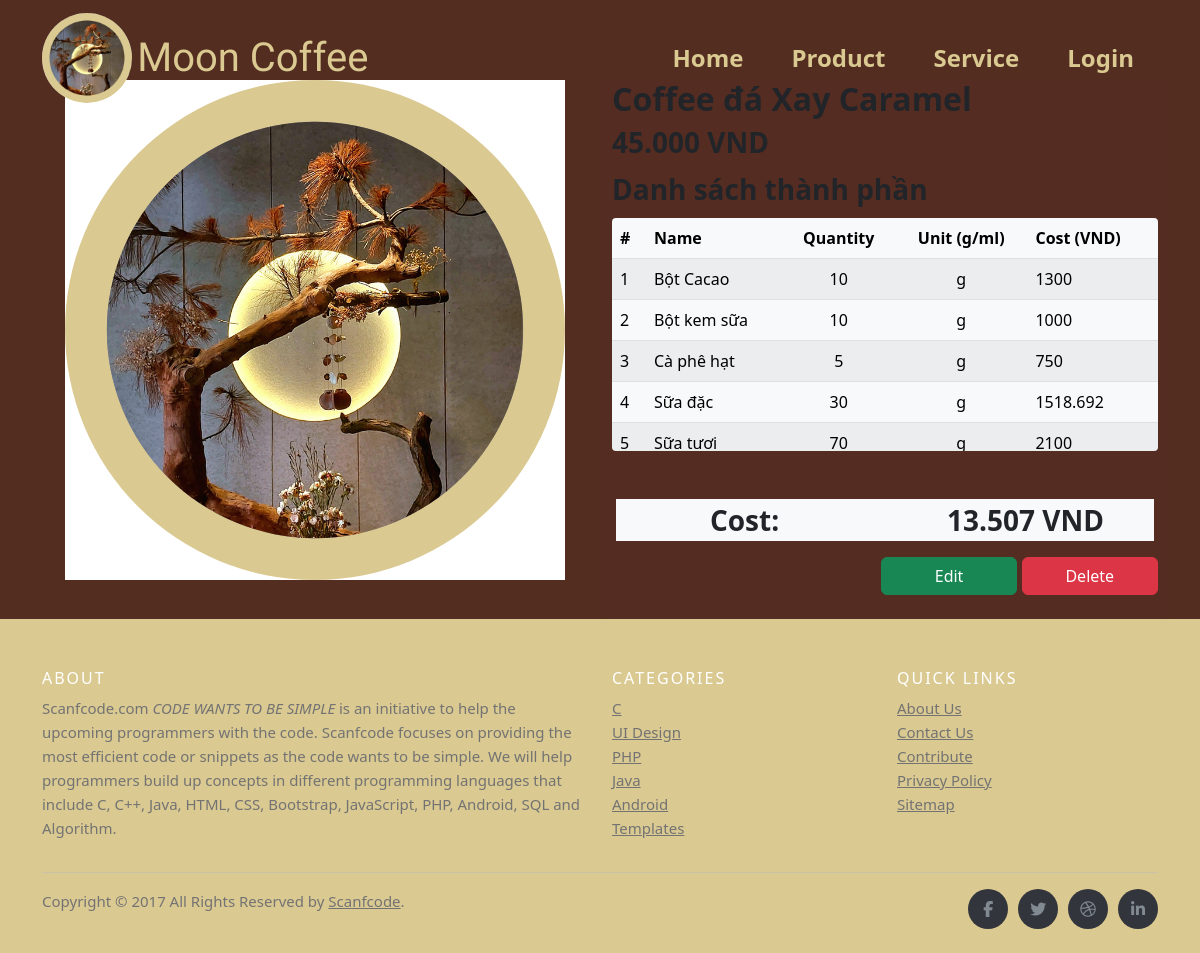
The app's page /admin/product_view.php?p_id=191 with its own data.
### tables this page shows
CREATE TABLE `product` (
  `p_id` int(100) NOT NULL COMMENT 'id sản phẩm',
  `p_name` varchar(255) NOT NULL COMMENT 'tên sản phẩm ',
  `p_price` int(255) NOT NULL COMMENT 'giá sản phẩm'
);

CREATE TABLE `ingredient` (
  `i_id` int(100) NOT NULL,
  `Product_p_id` int(255) NOT NULL,
  `Ingredient_defaut_id_id` int(100) NOT NULL,
  `i_quantity` int(100) NOT NULL,
  `i_unit` enum('g','ml') NOT NULL
);

CREATE TABLE `ingredient_defaut` (
  `id_id` int(100) NOT NULL COMMENT 'Gốc Id',
  `id_name` varchar(255) DEFAULT NULL COMMENT 'Gốc tên',
  `id_import_quantity` int(255) DEFAULT NULL COMMENT 'Gốc số lượng nhập',
  `id_unit` enum('g','ml') DEFAULT NULL COMMENT 'Gốc đơn vị',
  `id_import_price` int(255) DEFAULT NULL COMMENT 'Gốc giá nhập'
);

### admin/product_view.php (the view, shortened to what this page needs)
<!DOCTYPE html>
<html lang="en">
<head>
    <?php
    include("../system/head.php");
    include("../system/conn_db.php");
    ?>
</head>
<body>
    <?php
    $cost = 0;
    include("../system/header.php");
    $p_id = $_GET["p_id"];
    $query_product = "SELECT p.* FROM product p  WHERE p.p_id = {$p_id}  LIMIT 0,1";
    $result_product = $mysqli->query($query_product);
    $product_row = $result_product->fetch_array();
    ?>
    <div class="container-lg pt-5" id="shop-body">
        <nav aria-label="breadcrumb" class ="d-flex">
            <a class="nav nav-item text-decoration-none text-muted mb-2" href="product.php" onclick="history.back();">
            </a>
        </nav>
        <div class="row">
            <div class="col-12 col-md-5 col-xl-6 mb-3 mb-md-0 logo text-center ">
                <img src='../img/logo.png' class="img-fluid rounded-25 ">
            </div>
            <div class="col-12 col-md-7 col-xl-6 text-wrap pb-4 rounded-3 " style="background-color: rgba(84, 45, 33,0.7);">
                <div class="h2 fw-bold">
                    <?php echo $product_row["p_name"] ?>
                </div>
                <div class="h3 fw-bold">
                    <?php echo number_format($product_row["p_price"], 0, ',', '.'); ?> VND
                </div>
                <div class="mt-0">
                    <div class="fs-3 mb-2 fw-bold"> Danh sách thành phần</div>
                    <table class="table rounded-1 table-light table-striped table-hover align-middle caption-top mb-5 " style=" display: inline-block;  height: 233px;  overflow-y: scroll;">
                        <thead class="bg-light sticky-top " style="z-index: 0;">
                            <tr>
                                <th scope="col-1">#</th>
                                <th scope="col-4">Name</th>
                                <th class="text-center" scope="col-4">Quantity</th>
                                <th class="text-center" scope="col">Unit (g/ml)</th>
                                <th scope="col">Cost (VND)</th>
                            </tr>
                        </thead>
                        <tbody>
                            <?php
                            $query_ingredient = "SELECT i.*, id.* FROM ingredient i, ingredient_defaut id  WHERE Product_p_id = {$p_id} AND id.id_id = Ingredient_defaut_id_id ORDER BY id_name ASC" ;
                            $result_ingredient = $mysqli->query($query_ingredient);
                            ?>
                            <?php $i = 1;
                            while ($ingredient_row = $result_ingredient->fetch_array()) { ?>
                                <tr>
                                    <td>
                                        <?php echo $i++; ?>
                                    </td>
                                    <td class="w-25">
                                        <?php echo $ingredient_row["id_name"]; ?>
                                    </td>
                                    <td class="text-center">
                                        <?php echo $ingredient_row["i_quantity"]; ?>
                                    </td>
                                    <td class="text-center">
                                        <?php echo $ingredient_row["i_unit"]; ?>
                                    </td>
                                    <td>
                                        <?php
                                            $cost += $ingredient_row["i_quantity"]*($ingredient_row["id_import_price"] / $ingredient_row["id_import_quantity"]);
                                            echo round($ingredient_row["i_quantity"]*($ingredient_row["id_import_price"] / $ingredient_row["id_import_quantity"]), 3);
                                        ?>
                                    </td>
                                </tr>
                            <?php } ?>
                        </tbody>
                    </table>
                    <div class="row bg-light mb-3 mx-1">
                        <div class="col fs-3 text-center ps-0 fw-bold">Cost:</div>
                        <div class="col fs-3 text-center pe-0 fw-bold"><?= number_format(round($cost,3), "0", ",", ".") ." VND"; ?></div>
                    </div>
                </div>
                <div class="form-amount text-end">
                    <a href="product_edit.php?p_id=<?= $p_id ?>" class="btn btn-success w-25" type="submit"
                        title="add to cart" name="addtocart">Edit</a>
                    <a href="product_delete.php?p_id=<?= $p_id ?>&value=1" class="btn btn-danger w-25" type="submit"
                        title="add to cart" name="addtocart">Delete</a>
                </div>
            </div>
        </div>
    </div>
    <?php
    include("../system/footer.php");
    ?>
</body>
</html>

### system/head.php (shortened to what this page needs)
<link href="https://cdn.jsdelivr.net/npm/bootstrap@5.3.0-alpha3/dist/css/bootstrap.min.css" rel="stylesheet"
>
<?php
if (isset($_SESSION["id"]) && $_SESSION["role"] == "admin") { ?>
    <link rel="stylesheet" href="../css/style.css">
<?php } else { ?>
    <link rel="stylesheet" href="css/style.css">
<?php }?>

### system/header.php (shortened to what this page needs)
<header id="navbar" class="container-fluid position-fixed w-100">
    <nav class="navbar navbar-expand-lg sticky-top">
        <div class="container-lg">
            <?php
            if (isset($_SESSION["id"]) && $_SESSION["role"] == "admin") { ?>
                <a class="navbar-brand" href="#">
                    <img src="../img/logo.png" class=" rounded-circle" alt="logo" width="90">
                    <span class="fs-1 fw-light align-middle" style="font-family: Lobster; color: #dac991">Moon Coffee
                        (ADMIN)</span>
                </a>
            <?php } else { ?>
                <a class="navbar-brand" href="#">
                    <img src="img/logo.png" class=" rounded-circle" alt="logo" width="90">
                    <span class="fs-1 fw-light align-middle" style="font-family: Lobster; color: #dac991">Moon Coffee</span>
                </a>
            <?php } ?>
            <div class="collapse navbar-collapse" id="navbarTogglerDemo01">
                <ul class="navbar-nav ms-auto mb-2 mb-lg-0 text-center">
                    <li class="nav-item fw-bold fs-4 mx-3">
                        <?php
                        if (isset($_SESSION["id"]) && $_SESSION["role"] == "admin") { ?>
                            <a class="nav-link" href="admin_index.php">Home</a>
                        <?php } else { ?>
                            <a class="nav-link" href="index.php">Home</a>
                        <?php } ?>
                    </li>
                    <li class="nav-item fw-bold fs-4 mx-3">
                        <?php
                        if (isset($_SESSION["id"]) && $_SESSION["role"] == "admin") { ?>
                            <a class="nav-link" href="product.php">Product</a>
                        <?php } else { ?>
                            <a class="nav-link" href="#">Product</a>
                        <?php } ?>
                    </li>
                    <li class="nav-item fw-bold fs-4 mx-3">
                        <?php
                        if (isset($_SESSION["id"]) && $_SESSION["role"] == "admin") { ?>
                            <a class="nav-link" href="ingredient.php">Ingredient</a>
                        <?php } else { ?>
                            <a class="nav-link" href="#">Service</a>
                        <?php } ?>
                    </li>
                    <li class="nav-item fw-bold fs-4 mx-3">
                        <?php
                        if (!isset($_SESSION["firstname"])) { ?>
                            <a class="nav-link" href="sign.php">Login</a>
                        <?php } ?>
                    </li>
                </ul>
            </div>
        </div>
    </nav>
</header>

### system/footer.php (shortened to what this page needs)
<footer class="site-footer">
    <div class="container">
        <div class="row">
            <div class="col-sm-12 col-md-6">
                <h6>About</h6>
                <p class="text-justify">Scanfcode.com <i>CODE WANTS TO BE SIMPLE </i> is an initiative to help the
                    upcoming programmers with the code. Scanfcode focuses on providing the most efficient code or
                    snippets as the code wants to be simple. We will help programmers build up concepts in different
                    programming languages that include C, C++, Java, HTML, CSS, Bootstrap, JavaScript, PHP, Android, SQL
                    and Algorithm.</p>
            </div>
            <div class="col-xs-6 col-md-3">
                <h6>Categories</h6>
                <ul class="footer-links">
                    <li><a href="http://scanfcode.com/category/c-language/">C</a></li>
                    <li><a href="http://scanfcode.com/category/front-end-development/">UI Design</a></li>
                    <li><a href="http://scanfcode.com/category/back-end-development/">PHP</a></li>
                    <li><a href="http://scanfcode.com/category/java-programming-language/">Java</a></li>
                    <li><a href="http://scanfcode.com/category/android/">Android</a></li>
                    <li><a href="http://scanfcode.com/category/templates/">Templates</a></li>
                </ul>
            </div>
            <div class="col-xs-6 col-md-3">
                <h6>Quick Links</h6>
                <ul class="footer-links">
                    <li><a href="http://scanfcode.com/about/">About Us</a></li>
                    <li><a href="http://scanfcode.com/contact/">Contact Us</a></li>
                    <li><a href="http://scanfcode.com/contribute-at-scanfcode/">Contribute</a></li>
                    <li><a href="http://scanfcode.com/privacy-policy/">Privacy Policy</a></li>
                    <li><a href="http://scanfcode.com/sitemap/">Sitemap</a></li>
                </ul>
            </div>
        </div>
        <hr>
    </div>
    <div class="container">
        <div class="row">
            <div class="col-md-8 col-sm-6 col-xs-12">
                <p class="copyright-text">Copyright &copy; 2017 All Rights Reserved by
                    <a href="#">Scanfcode</a>.
                </p>
            </div>
            <div class="col-md-4 col-sm-6 col-xs-12">
                <ul class="social-icons">
                    <li><a class="facebook" href="#"><i class="fa fa-facebook"></i></a></li>
                    <li><a class="twitter" href="#"><i class="fa fa-twitter"></i></a></li>
                    <li><a class="dribbble" href="#"><i class="fa fa-dribbble"></i></a></li>
                    <li><a class="linkedin" href="#"><i class="fa fa-linkedin"></i></a></li>
                </ul>
            </div>
        </div>
    </div>
</footer>

### css/style.css (style rules this page uses)
body { background-color: #542D21; }

### system/header.php (style rules this page uses)
.nav-link { color: #dac991; border-radius: 10px; }
#navbar { transition: top 0, 5s linear; }

### system/footer.php (style rules this page uses)
.site-footer { background-color: #dac991; padding: 45px 0 20px; font-size: 15px; line-height: 24px; color: #737373; }
.site-footer hr { border-top-color: #bbb; opacity: 0.5 }
.site-footer h6 { color: #fff; font-size: 16px; text-transform: uppercase; margin-top: 5px; letter-spacing: 2px }
.site-footer a { color: #737373; }
.footer-links { padding-left: 0; list-style: none }
.footer-links li { display: block }
.footer-links a { color: #737373 }
.site-footer .social-icons { text-align: right }
.site-footer .social-icons a { width: 40px; height: 40px; line-height: 40px; margin-left: 6px; margin-right: 0; border-radius: 100%; background-color: #33353d }
.copyright-text { margin: 0 }
.social-icons { padding-left: 0; margin-bottom: 0; list-style: none }
.social-icons li { display: inline-block; margin-bottom: 4px }
.social-icons a { background-color: #eceeef; color: #818a91; font-size: 16px; display: inline-block; line-height: 44px; width: 44px; height: 44px; text-align: center; margin-right: 8px; border-radius: 100%; -webkit-transition: all .2s linear; -o-transition: all .2s linear; transition: all .2s linear }

### records on screen
product: p_name "Coffee đá Xay Caramel", p_price "45.000"
ingredient: Ingredient_defaut_id.id_name "Bột Cacao", i_quantity "10", i_unit "g", i_quantity.id_import_quantity "1300"
ingredient: Ingredient_defaut_id.id_name "Bột kem sữa", i_quantity "10", i_unit "g", i_quantity.id_import_quantity "1000"
ingredient: Ingredient_defaut_id.id_name "Cà phê hạt", i_quantity "5", i_unit "g", i_quantity.id_import_quantity "750"
ingredient: Ingredient_defaut_id.id_name "Sữa đặc", i_quantity "30", i_unit "g", i_quantity.id_import_quantity "1518.692"
ingredient: Ingredient_defaut_id.id_name "Sữa tươi", i_quantity "70", i_unit "g", i_quantity.id_import_quantity "2100"

### other values on screen
$cost "13.507"
